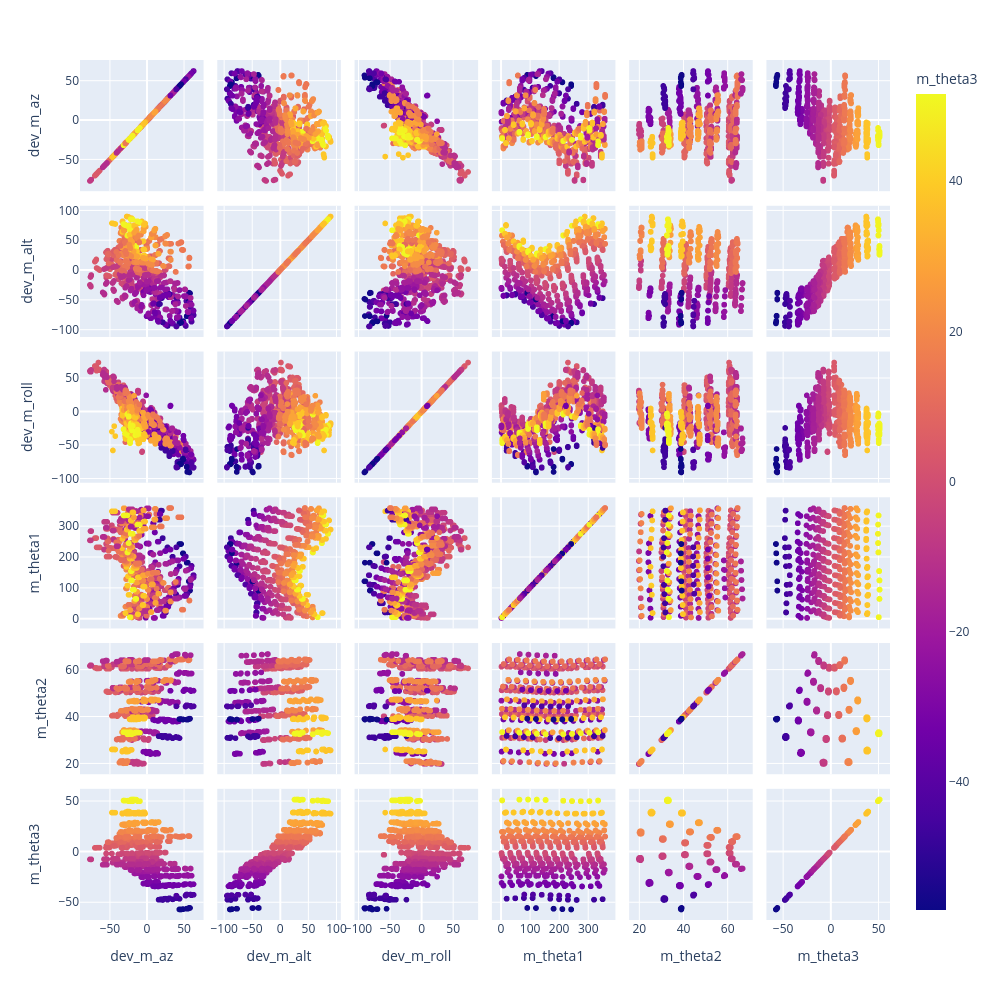

Write notebook code for a chart like this one.
### Markdown cell above
# Sky Space Residuals - MODEL + QUEST

### Code cell
fig = px.scatter_matrix(d, dimensions=["dev_m_az", "dev_m_alt", "dev_m_roll", "m_theta1", "m_theta2", "m_theta3"], color="m_theta3",
                        hover_data=[ "p_az", "p_alt", "p_roll", "filename",])
fig.update_layout(height=1000,width=1000 )
fig.show()

### Figure 1 — Plotly figure (JSON) as saved in the notebook; plotly's stock layout.template omitted (floating-point values rounded to 4 significant figures; data arrays with more than 128 entries replaced by an {"elided": "..."} marker saying what was removed)
{"data": [{"customdata": {"elided": "1742x4 mixed values"}, "dimensions": [{"axis": {"matches": true}, "label": "dev_m_az", "values": {"elided": "1742 float values"}}, {"axis": {"matches": true}, "label": "dev_m_alt", "values": {"elided": "1742 float values"}}, {"axis": {"matches": true}, "label": "dev_m_roll", "values": {"elided": "1742 float values"}}, {"axis": {"matches": true}, "label": "m_theta1", "values": {"elided": "1742 float values"}}, {"axis": {"matches": true}, "label": "m_theta2", "values": {"elided": "1742 float values"}}, {"axis": {"matches": true}, "label": "m_theta3", "values": {"elided": "1742 float values"}}], "hovertemplate": "%{xaxis.title.text}=%{x}<br>%{yaxis.title.text}=%{y}<br>p_az=%{customdata[0]}<br>p_alt=%{customdata[1]}<br>p_roll=%{customdata[2]}<br>filename=%{customdata[3]}<br>m_theta3=%{marker.color}<extra></extra>", "legendgroup": "", "marker": {"color": {"elided": "1742 float values"}, "coloraxis": "coloraxis", "symbol": "circle"}, "name": "", "showlegend": false, "type": "splom"}], "layout": {"coloraxis": {"colorbar": {"title": {"text": "m_theta3"}}, "colorscale": [[0, "#0d0887"], [0.1111, "#46039f"], [0.2222, "#7201a8"], [0.3333, "#9c179e"], [0.4444, "#bd3786"], [0.5556, "#d8576b"], [0.6667, "#ed7953"], [0.7778, "#fb9f3a"], [0.8889, "#fdca26"], [1, "#f0f921"]]}, "dragmode": "select", "height": 1000, "legend": {"tracegroupgap": 0}, "margin": {"t": 60}, "width": 1000}}
